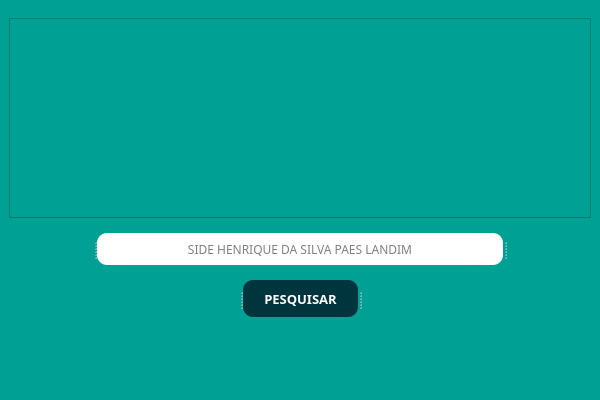
<?xml version="1.0" encoding="UTF-8"?>
<ui version="4.0">
 <class>opNote</class>
 <widget class="QMainWindow" name="opNote">
  <property name="geometry">
   <rect>
    <x>0</x>
    <y>0</y>
    <width>600</width>
    <height>400</height>
   </rect>
  </property>
  <property name="minimumSize">
   <size>
    <width>600</width>
    <height>400</height>
   </size>
  </property>
  <property name="maximumSize">
   <size>
    <width>600</width>
    <height>400</height>
   </size>
  </property>
  <property name="windowTitle">
   <string>MainWindow</string>
  </property>
  <widget class="QWidget" name="centralwidget">
   <layout class="QVBoxLayout" name="verticalLayout" stretch="0">
    <property name="spacing">
     <number>7</number>
    </property>
    <property name="leftMargin">
     <number>0</number>
    </property>
    <property name="topMargin">
     <number>0</number>
    </property>
    <property name="rightMargin">
     <number>0</number>
    </property>
    <property name="bottomMargin">
     <number>0</number>
    </property>
    <item>
     <widget class="QStackedWidget" name="stackedWidget">
      <property name="styleSheet">
       <string notr="true">background-color: rgb(0, 161, 148);</string>
      </property>
      <property name="currentIndex">
       <number>2</number>
      </property>
      <widget class="QWidget" name="pageOpWin">
       <layout class="QVBoxLayout" name="verticalLayout_2">
        <item>
         <widget class="QFrame" name="frame_2">
          <property name="maximumSize">
           <size>
            <width>16777215</width>
            <height>200</height>
           </size>
          </property>
          <property name="styleSheet">
           <string notr="true">background-image: url(:/button/windows.png);
background-position:center;
background-repeat: no-repeat;</string>
          </property>
          <property name="frameShape">
           <enum>QFrame::StyledPanel</enum>
          </property>
          <property name="frameShadow">
           <enum>QFrame::Raised</enum>
          </property>
         </widget>
        </item>
        <item>
         <widget class="QSplitter" name="splitter_4">
          <property name="orientation">
           <enum>Qt::Horizontal</enum>
          </property>
          <widget class="QLabel" name="label_8">
           <property name="text">
            <string/>
           </property>
          </widget>
          <widget class="QLineEdit" name="notLineWin">
           <property name="minimumSize">
            <size>
             <width>406</width>
             <height>32</height>
            </size>
           </property>
           <property name="maximumSize">
            <size>
             <width>406</width>
             <height>32</height>
            </size>
           </property>
           <property name="font">
            <font>
             <family>Asap</family>
             <pointsize>9</pointsize>
            </font>
           </property>
           <property name="styleSheet">
            <string notr="true">background-color: rgb(255, 255, 255);
border:1px;
border-radius: 10px</string>
           </property>
           <property name="text">
            <string/>
           </property>
           <property name="alignment">
            <set>Qt::AlignCenter</set>
           </property>
           <property name="placeholderText">
            <string>TND98-PM9HM-QB6BR-KFGX9-2YT4C</string>
           </property>
          </widget>
          <widget class="QLabel" name="label_9">
           <property name="text">
            <string/>
           </property>
          </widget>
         </widget>
        </item>
        <item>
         <widget class="QSplitter" name="splitter_3">
          <property name="orientation">
           <enum>Qt::Horizontal</enum>
          </property>
          <widget class="QLabel" name="label_6">
           <property name="text">
            <string/>
           </property>
          </widget>
          <widget class="QPushButton" name="notButtonWin">
           <property name="sizePolicy">
            <sizepolicy hsizetype="Preferred" vsizetype="Preferred">
             <horstretch>0</horstretch>
             <verstretch>0</verstretch>
            </sizepolicy>
           </property>
           <property name="minimumSize">
            <size>
             <width>0</width>
             <height>37</height>
            </size>
           </property>
           <property name="maximumSize">
            <size>
             <width>115</width>
             <height>37</height>
            </size>
           </property>
           <property name="font">
            <font>
             <family>Asap</family>
             <pointsize>10</pointsize>
             <weight>75</weight>
             <bold>true</bold>
            </font>
           </property>
           <property name="cursor">
            <cursorShape>PointingHandCursor</cursorShape>
           </property>
           <property name="styleSheet">
            <string notr="true">QPushButton{
	background-color: rgb(0, 53, 62);
	border: 1px;
	border-radius: 10px;
	color: rgb(255, 255, 255);
}

QPushButton:hover{
background-color: rgb(0, 73, 85);
}

QPushButton:pressed{
background-color: rgb(0, 64, 74);
	color: rgb(98, 98, 98);
}
</string>
           </property>
           <property name="text">
            <string>PESQUISAR</string>
           </property>
          </widget>
          <widget class="QLabel" name="label_7">
           <property name="text">
            <string/>
           </property>
          </widget>
         </widget>
        </item>
        <item>
         <widget class="QLabel" name="notlabelWin">
          <property name="maximumSize">
           <size>
            <width>16777215</width>
            <height>50</height>
           </size>
          </property>
          <property name="font">
           <font>
            <family>Asap</family>
            <pointsize>10</pointsize>
            <weight>75</weight>
            <bold>true</bold>
           </font>
          </property>
          <property name="styleSheet">
           <string notr="true">color: rgb(255, 255, 255)</string>
          </property>
          <property name="text">
           <string/>
          </property>
          <property name="alignment">
           <set>Qt::AlignCenter</set>
          </property>
         </widget>
        </item>
       </layout>
      </widget>
      <widget class="QWidget" name="pageOpOff">
       <layout class="QVBoxLayout" name="verticalLayout_5">
        <item>
         <widget class="QFrame" name="frame_4">
          <property name="maximumSize">
           <size>
            <width>16777215</width>
            <height>200</height>
           </size>
          </property>
          <property name="styleSheet">
           <string notr="true">background-image: url(:/button/office.png);
background-position:center;
background-repeat: no-repeat;</string>
          </property>
          <property name="frameShape">
           <enum>QFrame::StyledPanel</enum>
          </property>
          <property name="frameShadow">
           <enum>QFrame::Raised</enum>
          </property>
         </widget>
        </item>
        <item>
         <widget class="QSplitter" name="splitter_8">
          <property name="orientation">
           <enum>Qt::Horizontal</enum>
          </property>
          <widget class="QLabel" name="label_18">
           <property name="text">
            <string/>
           </property>
          </widget>
          <widget class="QLineEdit" name="notLineOff">
           <property name="minimumSize">
            <size>
             <width>406</width>
             <height>32</height>
            </size>
           </property>
           <property name="maximumSize">
            <size>
             <width>406</width>
             <height>32</height>
            </size>
           </property>
           <property name="font">
            <font>
             <family>Asap</family>
             <pointsize>9</pointsize>
            </font>
           </property>
           <property name="styleSheet">
            <string notr="true">background-color: rgb(255, 255, 255);
border:1px;
border-radius: 10px</string>
           </property>
           <property name="text">
            <string/>
           </property>
           <property name="alignment">
            <set>Qt::AlignCenter</set>
           </property>
           <property name="placeholderText">
            <string>TND98-PM9HM-QB6BR-KFGX9-2YT4C</string>
           </property>
          </widget>
          <widget class="QLabel" name="label_19">
           <property name="text">
            <string/>
           </property>
          </widget>
         </widget>
        </item>
        <item>
         <widget class="QSplitter" name="splitter_7">
          <property name="orientation">
           <enum>Qt::Horizontal</enum>
          </property>
          <widget class="QLabel" name="label_16">
           <property name="text">
            <string/>
           </property>
          </widget>
          <widget class="QPushButton" name="notButtonOff">
           <property name="sizePolicy">
            <sizepolicy hsizetype="Preferred" vsizetype="Preferred">
             <horstretch>0</horstretch>
             <verstretch>0</verstretch>
            </sizepolicy>
           </property>
           <property name="minimumSize">
            <size>
             <width>0</width>
             <height>37</height>
            </size>
           </property>
           <property name="maximumSize">
            <size>
             <width>115</width>
             <height>37</height>
            </size>
           </property>
           <property name="font">
            <font>
             <family>Asap</family>
             <pointsize>10</pointsize>
             <weight>75</weight>
             <bold>true</bold>
            </font>
           </property>
           <property name="cursor">
            <cursorShape>PointingHandCursor</cursorShape>
           </property>
           <property name="styleSheet">
            <string notr="true">QPushButton{
	background-color: rgb(0, 53, 62);
	border: 1px;
	border-radius: 10px;
	color: rgb(255, 255, 255);
}

QPushButton:hover{
background-color: rgb(0, 73, 85);
}

QPushButton:pressed{
background-color: rgb(0, 64, 74);
	color: rgb(98, 98, 98);
}
</string>
           </property>
           <property name="text">
            <string>PESQUISAR</string>
           </property>
          </widget>
          <widget class="QLabel" name="label_17">
           <property name="text">
            <string/>
           </property>
          </widget>
         </widget>
        </item>
        <item>
         <widget class="QLabel" name="notlabelOff">
          <property name="maximumSize">
           <size>
            <width>16777215</width>
            <height>50</height>
           </size>
          </property>
          <property name="font">
           <font>
            <family>Asap</family>
            <pointsize>10</pointsize>
            <weight>75</weight>
            <bold>true</bold>
           </font>
          </property>
          <property name="styleSheet">
           <string notr="true">color: rgb(255, 255, 255)</string>
          </property>
          <property name="text">
           <string/>
          </property>
          <property name="alignment">
           <set>Qt::AlignCenter</set>
          </property>
         </widget>
        </item>
       </layout>
      </widget>
      <widget class="QWidget" name="pageOpUser">
       <layout class="QVBoxLayout" name="verticalLayout_3">
        <item>
         <widget class="QFrame" name="frame">
          <property name="maximumSize">
           <size>
            <width>16777215</width>
            <height>200</height>
           </size>
          </property>
          <property name="styleSheet">
           <string notr="true">background-image: url(:/button/user.png);
background-position:center;
background-repeat: no-repeat;</string>
          </property>
          <property name="frameShape">
           <enum>QFrame::StyledPanel</enum>
          </property>
          <property name="frameShadow">
           <enum>QFrame::Raised</enum>
          </property>
         </widget>
        </item>
        <item>
         <widget class="QSplitter" name="splitter">
          <property name="orientation">
           <enum>Qt::Horizontal</enum>
          </property>
          <widget class="QLabel" name="label_2">
           <property name="text">
            <string/>
           </property>
          </widget>
          <widget class="QLineEdit" name="notLineUser">
           <property name="minimumSize">
            <size>
             <width>406</width>
             <height>32</height>
            </size>
           </property>
           <property name="maximumSize">
            <size>
             <width>406</width>
             <height>32</height>
            </size>
           </property>
           <property name="font">
            <font>
             <family>Asap</family>
             <pointsize>9</pointsize>
            </font>
           </property>
           <property name="styleSheet">
            <string notr="true">background-color: rgb(255, 255, 255);
border:1px;
border-radius: 10px</string>
           </property>
           <property name="text">
            <string/>
           </property>
           <property name="alignment">
            <set>Qt::AlignCenter</set>
           </property>
           <property name="placeholderText">
            <string>SIDE HENRIQUE DA SILVA PAES LANDIM</string>
           </property>
          </widget>
          <widget class="QLabel" name="label_3">
           <property name="text">
            <string/>
           </property>
          </widget>
         </widget>
        </item>
        <item>
         <widget class="QSplitter" name="splitter_2">
          <property name="orientation">
           <enum>Qt::Horizontal</enum>
          </property>
          <widget class="QLabel" name="label_4">
           <property name="text">
            <string/>
           </property>
          </widget>
          <widget class="QPushButton" name="notButtonUser">
           <property name="sizePolicy">
            <sizepolicy hsizetype="Preferred" vsizetype="Preferred">
             <horstretch>0</horstretch>
             <verstretch>0</verstretch>
            </sizepolicy>
           </property>
           <property name="minimumSize">
            <size>
             <width>0</width>
             <height>37</height>
            </size>
           </property>
           <property name="maximumSize">
            <size>
             <width>115</width>
             <height>37</height>
            </size>
           </property>
           <property name="font">
            <font>
             <family>Asap</family>
             <pointsize>10</pointsize>
             <weight>75</weight>
             <bold>true</bold>
            </font>
           </property>
           <property name="cursor">
            <cursorShape>PointingHandCursor</cursorShape>
           </property>
           <property name="styleSheet">
            <string notr="true">QPushButton{
	background-color: rgb(0, 53, 62);
	border: 1px;
	border-radius: 10px;
	color: rgb(255, 255, 255);
}

QPushButton:hover{
background-color: rgb(0, 73, 85);
}

QPushButton:pressed{
background-color: rgb(0, 64, 74);
	color: rgb(98, 98, 98);
}
</string>
           </property>
           <property name="text">
            <string>PESQUISAR</string>
           </property>
          </widget>
          <widget class="QLabel" name="label_5">
           <property name="text">
            <string/>
           </property>
          </widget>
         </widget>
        </item>
        <item>
         <widget class="QLabel" name="notlabelUser">
          <property name="maximumSize">
           <size>
            <width>16777215</width>
            <height>50</height>
           </size>
          </property>
          <property name="font">
           <font>
            <family>Asap</family>
            <pointsize>10</pointsize>
            <weight>75</weight>
            <bold>true</bold>
           </font>
          </property>
          <property name="styleSheet">
           <string notr="true">color: rgb(255, 255, 255)</string>
          </property>
          <property name="text">
           <string/>
          </property>
          <property name="alignment">
           <set>Qt::AlignCenter</set>
          </property>
         </widget>
        </item>
       </layout>
      </widget>
      <widget class="QWidget" name="pageOpLocal">
       <layout class="QVBoxLayout" name="verticalLayout_4">
        <item>
         <widget class="QFrame" name="frame_3">
          <property name="maximumSize">
           <size>
            <width>16777215</width>
            <height>200</height>
           </size>
          </property>
          <property name="styleSheet">
           <string notr="true">background-image: url(:/button/local.png);
background-position:center;
background-repeat: no-repeat;</string>
          </property>
          <property name="frameShape">
           <enum>QFrame::StyledPanel</enum>
          </property>
          <property name="frameShadow">
           <enum>QFrame::Raised</enum>
          </property>
         </widget>
        </item>
        <item>
         <widget class="QSplitter" name="splitter_6">
          <property name="orientation">
           <enum>Qt::Horizontal</enum>
          </property>
          <widget class="QLabel" name="label_13">
           <property name="text">
            <string/>
           </property>
          </widget>
          <widget class="QLineEdit" name="notLineLocal">
           <property name="minimumSize">
            <size>
             <width>406</width>
             <height>32</height>
            </size>
           </property>
           <property name="maximumSize">
            <size>
             <width>406</width>
             <height>32</height>
            </size>
           </property>
           <property name="font">
            <font>
             <family>Asap</family>
             <pointsize>9</pointsize>
            </font>
           </property>
           <property name="styleSheet">
            <string notr="true">background-color: rgb(255, 255, 255);
border:1px;
border-radius: 10px</string>
           </property>
           <property name="text">
            <string/>
           </property>
           <property name="alignment">
            <set>Qt::AlignCenter</set>
           </property>
           <property name="placeholderText">
            <string>FORMOSA - GO</string>
           </property>
          </widget>
          <widget class="QLabel" name="label_14">
           <property name="text">
            <string/>
           </property>
          </widget>
         </widget>
        </item>
        <item>
         <widget class="QSplitter" name="splitter_5">
          <property name="orientation">
           <enum>Qt::Horizontal</enum>
          </property>
          <widget class="QLabel" name="label_11">
           <property name="text">
            <string/>
           </property>
          </widget>
          <widget class="QPushButton" name="notButtonLocal">
           <property name="sizePolicy">
            <sizepolicy hsizetype="Preferred" vsizetype="Preferred">
             <horstretch>0</horstretch>
             <verstretch>0</verstretch>
            </sizepolicy>
           </property>
           <property name="minimumSize">
            <size>
             <width>0</width>
             <height>37</height>
            </size>
           </property>
           <property name="maximumSize">
            <size>
             <width>115</width>
             <height>37</height>
            </size>
           </property>
           <property name="font">
            <font>
             <family>Asap</family>
             <pointsize>10</pointsize>
             <weight>75</weight>
             <bold>true</bold>
            </font>
           </property>
           <property name="cursor">
            <cursorShape>PointingHandCursor</cursorShape>
           </property>
           <property name="styleSheet">
            <string notr="true">QPushButton{
	background-color: rgb(0, 53, 62);
	border: 1px;
	border-radius: 10px;
	color: rgb(255, 255, 255);
}

QPushButton:hover{
background-color: rgb(0, 73, 85);
}

QPushButton:pressed{
background-color: rgb(0, 64, 74);
	color: rgb(98, 98, 98);
}
</string>
           </property>
           <property name="text">
            <string>PESQUISAR</string>
           </property>
          </widget>
          <widget class="QLabel" name="label_12">
           <property name="text">
            <string/>
           </property>
          </widget>
         </widget>
        </item>
        <item>
         <widget class="QLabel" name="notlabelLocal">
          <property name="maximumSize">
           <size>
            <width>16777215</width>
            <height>50</height>
           </size>
          </property>
          <property name="font">
           <font>
            <family>Asap</family>
            <pointsize>10</pointsize>
            <weight>75</weight>
            <bold>true</bold>
           </font>
          </property>
          <property name="styleSheet">
           <string notr="true">color: rgb(255, 255, 255)</string>
          </property>
          <property name="text">
           <string/>
          </property>
          <property name="alignment">
           <set>Qt::AlignCenter</set>
          </property>
         </widget>
        </item>
       </layout>
      </widget>
     </widget>
    </item>
   </layout>
  </widget>
 </widget>
 <resources>
  <include location="Controle/buttonNot/buttonNote.qrc"/>
 </resources>
 <connections/>
</ui>
